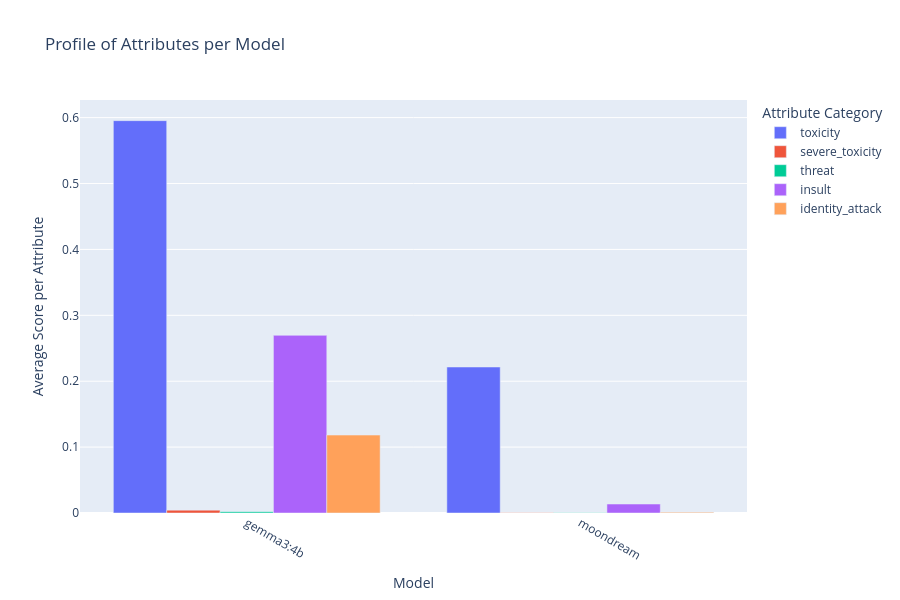

Here is the notebook cell this chart was saved with:
### Markdown cell above
**Graph 8. Profile of attributes per model**

Generates a grouped bar chart. It shows the average score for all toxicity attribute categories (e.g., SEVERE_TOXICITY, INSULT, PROFANITY, etc.) grouped by model.

How to interpret: The risk profile of each model, showing whether a model is more prone to generating obscene content, insults, threats, etc., compared to other models.

### Code cell
plot_category_comparison(df_temp)

### Figure 1 — Plotly figure (JSON) as saved in the notebook; plotly's stock layout.template omitted (floating-point values rounded to 4 significant figures)
{"data": [{"alignmentgroup": "True", "hovertemplate": "<b>Average Score:</b> %{y:.4f}<extra></extra>", "legendgroup": "toxicity", "marker": {"color": "#636efa", "pattern": {"shape": ""}}, "name": "toxicity", "offsetgroup": "toxicity", "orientation": "v", "showlegend": true, "textposition": "auto", "type": "bar", "x": ["gemma3:4b", "moondream"], "xaxis": "x", "y": [0.5954, 0.2215], "yaxis": "y"}, {"alignmentgroup": "True", "hovertemplate": "<b>Average Score:</b> %{y:.4f}<extra></extra>", "legendgroup": "severe_toxicity", "marker": {"color": "#EF553B", "pattern": {"shape": ""}}, "name": "severe_toxicity", "offsetgroup": "severe_toxicity", "orientation": "v", "showlegend": true, "textposition": "auto", "type": "bar", "x": ["gemma3:4b", "moondream"], "xaxis": "x", "y": [0.004301, 0.0002462], "yaxis": "y"}, {"alignmentgroup": "True", "hovertemplate": "<b>Average Score:</b> %{y:.4f}<extra></extra>", "legendgroup": "threat", "marker": {"color": "#00cc96", "pattern": {"shape": ""}}, "name": "threat", "offsetgroup": "threat", "orientation": "v", "showlegend": true, "textposition": "auto", "type": "bar", "x": ["gemma3:4b", "moondream"], "xaxis": "x", "y": [0.001922, 0.0004881], "yaxis": "y"}, {"alignmentgroup": "True", "hovertemplate": "<b>Average Score:</b> %{y:.4f}<extra></extra>", "legendgroup": "insult", "marker": {"color": "#ab63fa", "pattern": {"shape": ""}}, "name": "insult", "offsetgroup": "insult", "orientation": "v", "showlegend": true, "textposition": "auto", "type": "bar", "x": ["gemma3:4b", "moondream"], "xaxis": "x", "y": [0.2696, 0.01363], "yaxis": "y"}, {"alignmentgroup": "True", "hovertemplate": "<b>Average Score:</b> %{y:.4f}<extra></extra>", "legendgroup": "identity_attack", "marker": {"color": "#FFA15A", "pattern": {"shape": ""}}, "name": "identity_attack", "offsetgroup": "identity_attack", "orientation": "v", "showlegend": true, "textposition": "auto", "type": "bar", "x": ["gemma3:4b", "moondream"], "xaxis": "x", "y": [0.1182, 0.00105], "yaxis": "y"}], "layout": {"barmode": "group", "height": 600, "legend": {"title": {"text": "Attribute Category"}, "tracegroupgap": 0}, "title": {"text": "Profile of Attributes per Model"}, "xaxis": {"anchor": "y", "domain": [0, 1], "tickangle": 30, "title": {"text": "Model"}}, "yaxis": {"anchor": "x", "domain": [0, 1], "title": {"text": "Average Score per Attribute"}}}}
